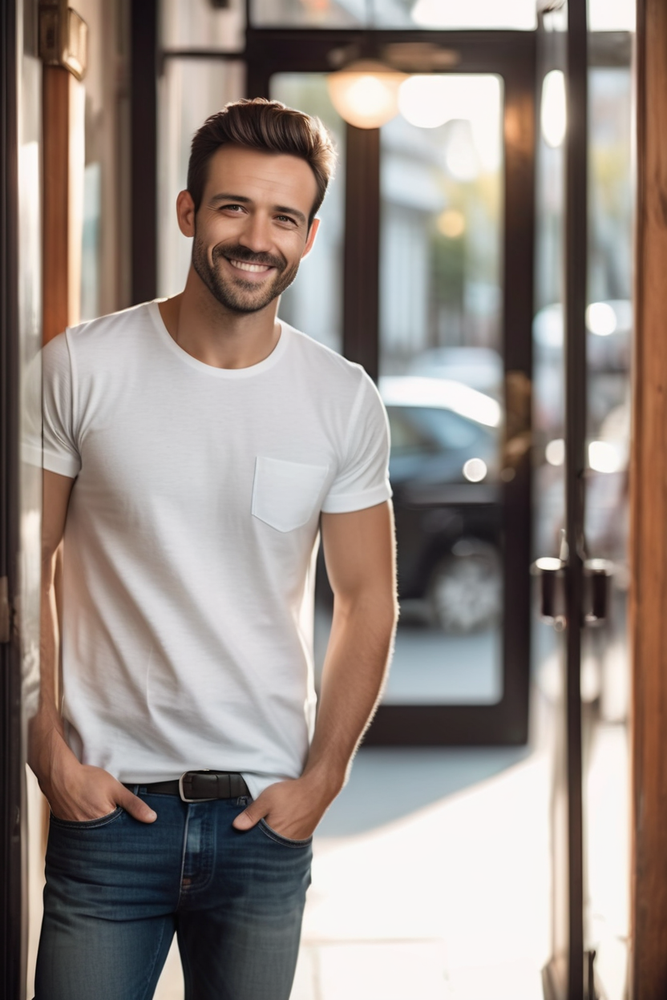
#> input picture organizerbotMain/assets/test.png, 667 x 1000 px, shrunk from 832 x 1248 before the run
$ python -i watermark.py   (imports and definitions only)
#> lines starting #> are read from the running program, lines starting #| are printed output that depends on the picture; after the words box and inside, x2 and y2 are one past the last pixel; in counts of white or black regions, pixels touching at a corner belong together
### src/organizerbot/utils/logger.py
"""
Logging configuration for OrganizerBot
"""
import logging
import sys
from pathlib import Path
from typing import Optional
from queue import Queue

# Create a queue for GUI updates
gui_queue = Queue()

# [26 lines left out: function setup_logging, not called in this run]

def log_action(message: str, level: int = logging.INFO):
    """Log an action with the specified level"""
    logger = logging.getLogger("organizerbot")
    logger.log(level, message)

### src/organizerbot/processors/watermark.py
"""
Watermark removal for NSFW content
"""
import cv2
import numpy as np
from PIL import Image
import os
from organizerbot.utils.logger import log_action

def remove_watermark(image_path: str) -> None:
    """
    Remove watermarks from NSFW images using advanced image processing

    Args:
        image_path: Path to the image file
    """
    try:
        # Read image
        img = cv2.imread(image_path)
#> img is the input picture: shape (1000, 667, 3); mean B, G, R 131.9, 138.1, 149.3
        if img is None:
            raise ValueError("Could not read image")

        # Convert to grayscale
        gray = cv2.cvtColor(img, cv2.COLOR_BGR2GRAY)
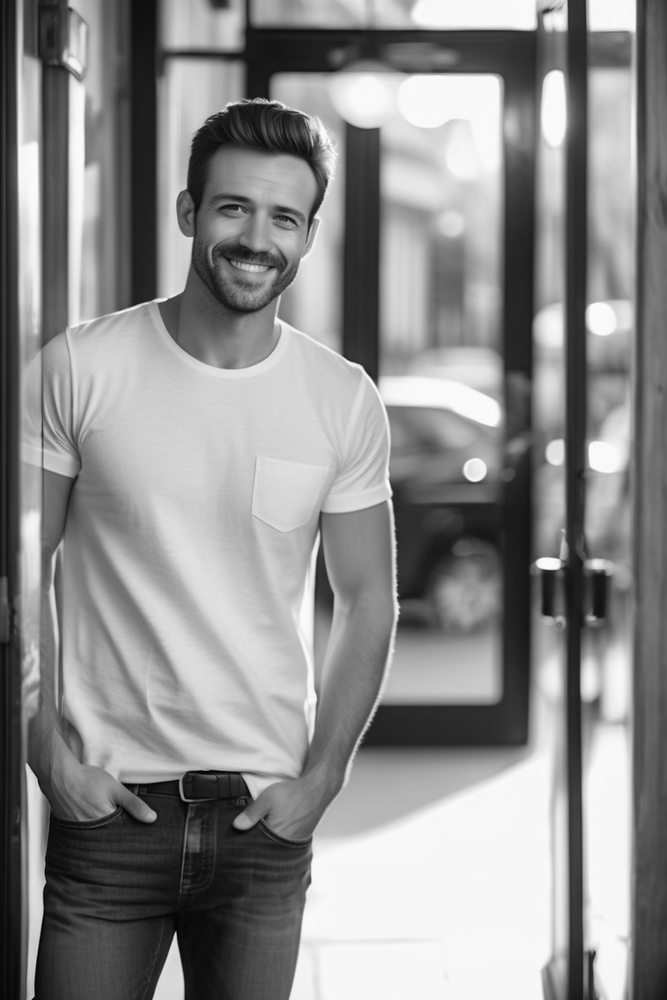
#> gray: shape (1000, 667); min 0, max 253, mean 140.7

        # Apply adaptive thresholding to detect text/watermarks
        thresh = cv2.adaptiveThreshold(
            gray, 255, cv2.ADAPTIVE_THRESH_GAUSSIAN_C,
            cv2.THRESH_BINARY_INV, 11, 2
        )
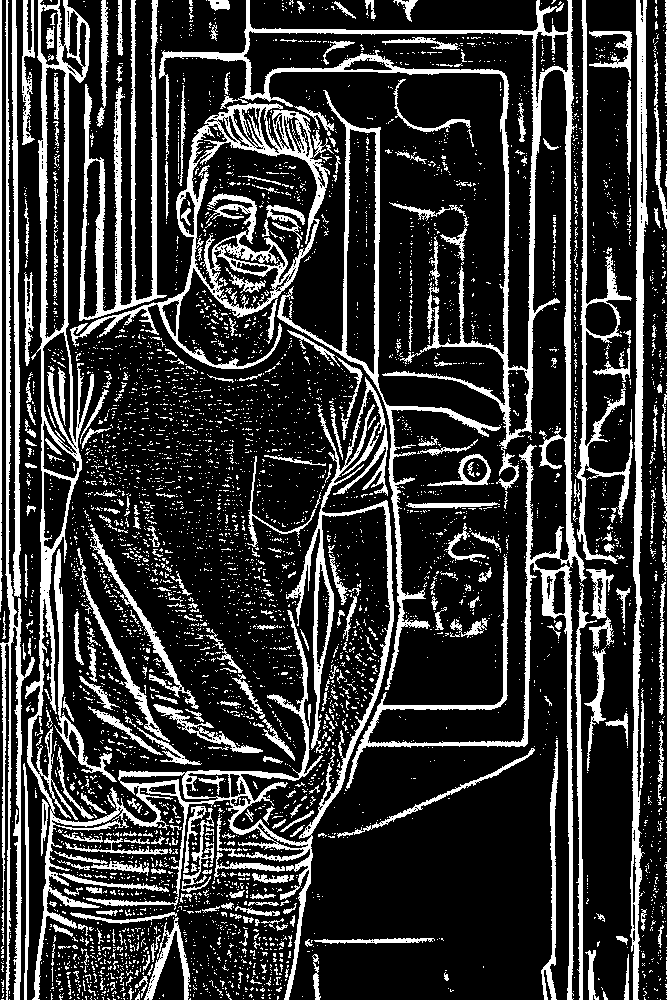
#> thresh: shape (1000, 667); 21.6% white; 5004 white regions (4646 under 20 px)

        # Find contours of potential watermarks
        contours, _ = cv2.findContours(
            thresh, cv2.RETR_EXTERNAL, cv2.CHAIN_APPROX_SIMPLE
        )
#> contours = 4563 contours, 4373 with area under 20; largest, box (x1, y1, x2, y2) and area: (159, 0, 587, 1000) 36392, (25, 0, 394, 1000) 32910, (70, 103, 334, 369) 24524, (277, 90, 501, 690) 10452, (79, 0, 167, 321) 6804

        # Filter contours by size and position
        for contour in contours:
            x, y, w, h = cv2.boundingRect(contour)
            # Filter based on typical watermark characteristics
            if w > 50 and h > 10 and y > img.shape[0] * 0.7:
                # Inpaint the watermark area
                mask = np.zeros(img.shape[:2], dtype=np.uint8)
                cv2.drawContours(mask, [contour], -1, 255, -1)
                img = cv2.inpaint(img, mask, 3, cv2.INPAINT_TELEA)
#> this loop made 4563 passes
#> (x, y, w, h) on passes 1 to 3: (660, 999, 1, 1), (253, 999, 1, 1), (82, 999, 1, 1)
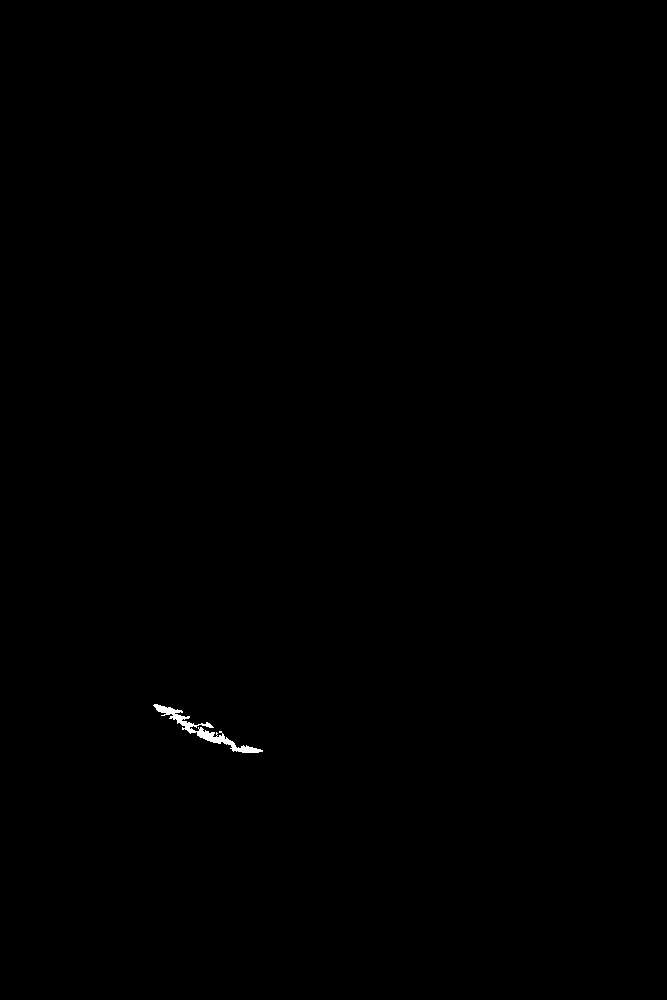
#> mask: shape (1000, 667); 0.13% white; 1 white region, box (x1, y1, x2, y2) and area: (153, 704, 263, 753) 887

        # Save the processed image
        cv2.imwrite(image_path, img)
        log_action(f"Watermark removed from {image_path}")

    except Exception as e:
        log_action(f"Error removing watermark: {str(e)}")

# [45 lines left out: function add_watermark, not called in this run]

>>> result = remove_watermark('../../../organizerbotMain/assets/test.png')
